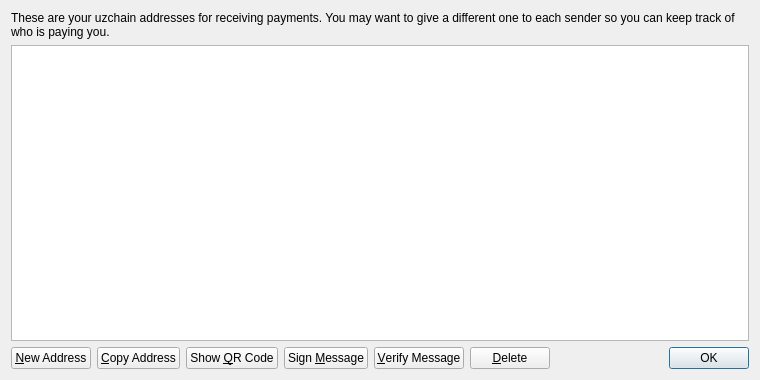
<?xml version="1.0" encoding="UTF-8"?>
<ui version="4.0">
 <class>AddressBookPage</class>
 <widget class="QWidget" name="AddressBookPage">
  <property name="geometry">
   <rect>
    <x>0</x>
    <y>0</y>
    <width>760</width>
    <height>380</height>
   </rect>
  </property>
  <property name="windowTitle">
   <string>Address Book</string>
  </property>
  <layout class="QVBoxLayout" name="verticalLayout">
   <item>
    <widget class="QLabel" name="labelExplanation">
     <property name="text">
      <string>These are your uzchain addresses for receiving payments. You may want to give a different one to each sender so you can keep track of who is paying you.</string>
     </property>
     <property name="textFormat">
      <enum>Qt::PlainText</enum>
     </property>
     <property name="wordWrap">
      <bool>true</bool>
     </property>
    </widget>
   </item>
   <item>
    <widget class="QTableView" name="tableView">
     <property name="contextMenuPolicy">
      <enum>Qt::CustomContextMenu</enum>
     </property>
     <property name="toolTip">
      <string>Double-click to edit address or label</string>
     </property>
     <property name="tabKeyNavigation">
      <bool>false</bool>
     </property>
     <property name="alternatingRowColors">
      <bool>true</bool>
     </property>
     <property name="selectionMode">
      <enum>QAbstractItemView::SingleSelection</enum>
     </property>
     <property name="selectionBehavior">
      <enum>QAbstractItemView::SelectRows</enum>
     </property>
     <property name="sortingEnabled">
      <bool>true</bool>
     </property>
     <attribute name="verticalHeaderVisible">
      <bool>false</bool>
     </attribute>
    </widget>
   </item>
   <item>
    <layout class="QHBoxLayout" name="horizontalLayout">
     <item>
      <widget class="QPushButton" name="newAddressButton">
       <property name="toolTip">
        <string>Create a new address</string>
       </property>
       <property name="text">
        <string>&amp;New Address</string>
       </property>
       <property name="icon">
        <iconset resource="../bitcoin.qrc">
         <normaloff>:/icons/add</normaloff>:/icons/add</iconset>
       </property>
      </widget>
     </item>
     <item>
      <widget class="QPushButton" name="copyToClipboard">
       <property name="toolTip">
        <string>Copy the currently selected address to the system clipboard</string>
       </property>
       <property name="text">
        <string>&amp;Copy Address</string>
       </property>
       <property name="icon">
        <iconset resource="../bitcoin.qrc">
         <normaloff>:/icons/editcopy</normaloff>:/icons/editcopy</iconset>
       </property>
      </widget>
     </item>
     <item>
      <widget class="QPushButton" name="showQRCode">
       <property name="text">
        <string>Show &amp;QR Code</string>
       </property>
       <property name="icon">
        <iconset resource="../bitcoin.qrc">
         <normaloff>:/icons/qrcode</normaloff>:/icons/qrcode</iconset>
       </property>
      </widget>
     </item>
     <item>
      <widget class="QPushButton" name="signMessage">
       <property name="toolTip">
        <string>Sign a message to prove you own a uzchain address</string>
       </property>
       <property name="text">
        <string>Sign &amp;Message</string>
       </property>
       <property name="icon">
        <iconset resource="../bitcoin.qrc">
         <normaloff>:/icons/edit</normaloff>:/icons/edit</iconset>
       </property>
      </widget>
     </item>
     <item>
      <widget class="QPushButton" name="verifyMessage">
       <property name="toolTip">
        <string>Verify a message to ensure it was signed with a specified uzchain address</string>
       </property>
       <property name="text">
        <string>&amp;Verify Message</string>
       </property>
       <property name="icon">
        <iconset resource="../bitcoin.qrc">
         <normaloff>:/icons/transaction_0</normaloff>:/icons/transaction_0</iconset>
       </property>
      </widget>
     </item>
     <item>
      <widget class="QPushButton" name="deleteButton">
       <property name="toolTip">
        <string>Delete the currently selected address from the list</string>
       </property>
       <property name="text">
        <string>&amp;Delete</string>
       </property>
       <property name="icon">
        <iconset resource="../bitcoin.qrc">
         <normaloff>:/icons/remove</normaloff>:/icons/remove</iconset>
       </property>
      </widget>
     </item>
     <item>
      <spacer name="horizontalSpacer">
       <property name="orientation">
        <enum>Qt::Horizontal</enum>
       </property>
       <property name="sizeHint" stdset="0">
        <size>
         <width>40</width>
         <height>20</height>
        </size>
       </property>
      </spacer>
     </item>
     <item>
      <widget class="QDialogButtonBox" name="buttonBox">
       <property name="sizePolicy">
        <sizepolicy hsizetype="Maximum" vsizetype="Fixed">
         <horstretch>0</horstretch>
         <verstretch>0</verstretch>
        </sizepolicy>
       </property>
       <property name="standardButtons">
        <set>QDialogButtonBox::Ok</set>
       </property>
      </widget>
     </item>
    </layout>
   </item>
  </layout>
 </widget>
 <resources>
  <include location="../bitcoin.qrc"/>
 </resources>
 <connections/>
</ui>
